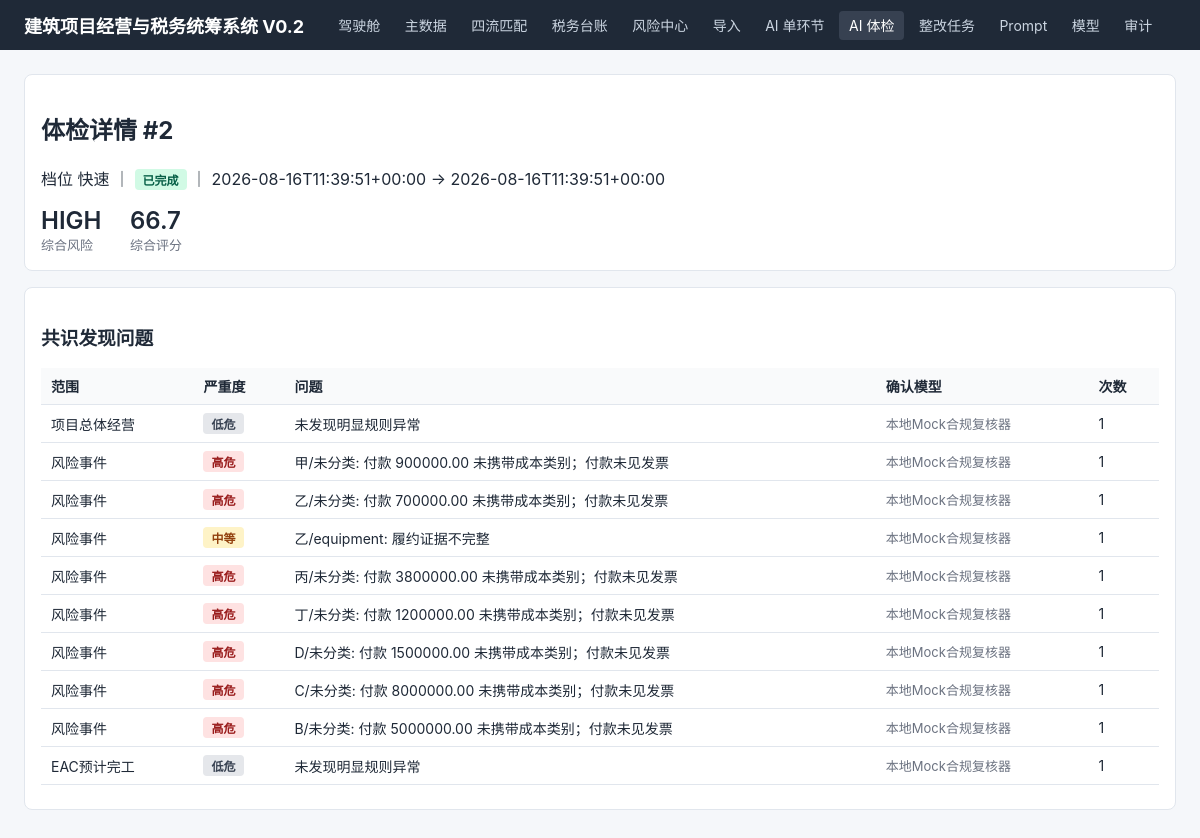
Page /health-check/2 on the committed database.
### app/models.py (models this page shows)
class AIReviewBatch(Base):
    __tablename__ = "ai_review_batches"
    id: Mapped[int] = mapped_column(primary_key=True)
    project_id: Mapped[int] = mapped_column(ForeignKey("projects.id"), index=True)
    profile: Mapped[str] = mapped_column(String(30), default="standard", index=True)
    scopes_json: Mapped[str] = mapped_column(Text, default="[]")
    endpoint_ids_json: Mapped[str] = mapped_column(Text, default="[]")
    user_instruction: Mapped[str] = mapped_column(Text, default="")
    status: Mapped[str] = mapped_column(String(20), default="pending", index=True)
    created_at: Mapped[str] = mapped_column(String(30), default="")
    finished_at: Mapped[str] = mapped_column(String(30), default="")
    error_message: Mapped[str] = mapped_column(Text, default="")
    actor: Mapped[str] = mapped_column(String(80), default="anonymous", index=True)

class AIConsensusReport(Base):
    __tablename__ = "ai_consensus_reports"
    id: Mapped[int] = mapped_column(primary_key=True)
    batch_id: Mapped[int] = mapped_column(
        ForeignKey("ai_review_batches.id"), unique=True, index=True,
    )
    overall_risk: Mapped[str] = mapped_column(String(20), default="UNKNOWN")
    score: Mapped[Decimal] = mapped_column(Numeric(6, 2), default=Decimal("0"))
    summary: Mapped[str] = mapped_column(Text, default="")
    common_findings_json: Mapped[str] = mapped_column(Text, default="[]")
    differences_json: Mapped[str] = mapped_column(Text, default="[]")
    recommendations_json: Mapped[str] = mapped_column(Text, default="[]")
    data_gaps_json: Mapped[str] = mapped_column(Text, default="[]")

### app/routers/health_check.py (the view)
@router.get("/health-check/{batch_id}", response_class=HTMLResponse)
def health_check_detail(request: Request, batch_id: int):
    db = SessionLocal()
    batch = db.get(AIReviewBatch, batch_id)
    if not batch:
        db.close()
        return HTMLResponse("health check batch not found", status_code=404)
    project = db.get(Project, batch.project_id)
    jobs = db.execute(
        select(AIReviewJob)
        .where(AIReviewJob.batch_id == batch.id)
        .order_by(AIReviewJob.scope, AIReviewJob.endpoint_id)
    ).scalars().all()
    result_map: dict = {}
    endpoint_map = {
        e.id: e for e in db.execute(select(AIModelEndpoint)).scalars().all()
    }
    for j in jobs:
        rr = db.scalar(
            select(AIReviewResult).where(AIReviewResult.job_id == j.id)
        )
        result_map[j.id] = rr
    report = db.scalar(
        select(AIConsensusReport).where(AIConsensusReport.batch_id == batch.id)
    )
    common: list = []; differences: list = []
    recommendations: list = []; gaps: list = []
    if report:
        for key, target in (
            ("common_findings_json", common),
            ("differences_json", differences),
            ("recommendations_json", recommendations),
            ("data_gaps_json", gaps),
        ):
            try:
                target.extend(json.loads(getattr(report, key) or "[]"))
            except Exception:
                pass
    db.close()
    return templates.TemplateResponse(
        request,
        "health_check_detail.html",
    {
        "request": request, "batch": batch, "project": project,
        "jobs": jobs, "result_map": result_map,
        "endpoint_map": endpoint_map, "report": report,
        "common": common, "differences": differences,
        "recommendations": recommendations, "gaps": gaps,
        "scopes": SCOPES,
        "profile_labels": {"quick": "快速", "standard": "标准", "deep": "深度"},
    },
    )

### app/templates/health_check_detail.html (shortened to what this page needs)
{% extends "base.html" %}
{% block content %}
<div class="card">
<h2>体检详情 #{{ batch.id }}</h2>
<p>
档位 {{ profile_labels.get(batch.profile, batch.profile) }} ｜
        <span class="tag {% if batch.status == 'completed' %}green{% elif batch.status == 'failed' or batch.status == 'completed_with_errors' %}red{% else %}gray{% endif %}">
{% if batch.status == 'completed' %}已完成{% elif batch.status == 'failed' %}失败{% elif batch.status == 'completed_with_errors' %}完成有误{% else %}进行中{% endif %}
</span>
｜ {{ batch.created_at }} → {{ batch.finished_at }}
</p>
{% if report %}
<div class="kpi"><div class="v">{{ report.overall_risk }}</div><div class="l">综合风险</div></div>
<div class="kpi"><div class="v">{{ "%.1f"|format(report.score) }}</div><div class="l">综合评分</div></div>
{% endif %}
</div>
{% if report %}
<div class="card"><h3>共识发现问题</h3>
<table>
<thead><tr><th>范围</th><th>严重度</th><th>问题</th><th>确认模型</th><th>次数</th></tr></thead>
<tbody>
{% for f in common %}
<tr>
<td>{{ scopes.get(f.scope, f.scope) }}</td>
<td><span class="tag {% if f.severity in ('HIGH','CRITICAL') %}red{% elif f.severity == 'MEDIUM' %}yellow{% else %}gray{% endif %}">
{% if f.severity == 'CRITICAL' %}严重{% elif f.severity == 'HIGH' %}高危{% elif f.severity == 'MEDIUM' %}中等{% elif f.severity == 'LOW' %}低危{% else %}提示{% endif %}
</span></td>
<td>{{ f.issue }}</td>
<td class="muted">{{ f.confirmed_by|join(", ") }}</td>
<td>{{ f.count }}</td>
</tr>
{% endfor %}
</tbody>
</table>
</div>
{% endif %}
{% endblock %}

### app/templates/base.html (style rules this page uses)
:root { --bg:#f5f7fa;--card:#fff;--line:#e1e6ed;--text:#1f2937;--muted:#6b7280;--accent:#2563eb;--red:#dc2626;--yellow:#d97706;--green:#16a34a }
* { box-sizing:border-box }
body { font-family:-apple-system,BlinkMacSystemFont,"Segoe UI","PingFang SC",sans-serif;margin:0;background:var(--bg);color:var(--text) }
.card { background:var(--card);border:1px solid var(--line);border-radius:8px;padding:16px;margin-bottom:16px }
table { width:100%;border-collapse:collapse;margin:8px 0 }
th,td { text-align:left;padding:8px 10px;border-bottom:1px solid var(--line);font-size:14px }
th { background:#f9fafb;font-weight:600 }
.tag { display:inline-block;padding:2px 8px;border-radius:4px;font-size:12px;font-weight:600 }
.tag.red { background:#fee2e2;color:#991b1b }
.tag.yellow { background:#fef3c7;color:#92400e }
.tag.green { background:#d1fae5;color:#065f46 }
.tag.gray { background:#e5e7eb;color:#374151 }
.muted { color:var(--muted);font-size:13px }
.kpi { display:inline-block;margin-right:24px }
.kpi .v { font-size:24px;font-weight:600 }
.kpi .l { font-size:13px;color:var(--muted) }

### rows in the picture
AIReviewBatch: id "2", get "快速", created_at "2026-08-16T11:39:51+00:00", finished_at "2026-08-16T11:39:51+00:00"
AIConsensusReport: overall_risk "HIGH", score "66.7"

### other values in the picture
{{ scopes.get(f.scope, f.scope) }} "项目总体经营" "风险事件" "风险事件" "风险事件" "风险事件" "风险事件" "风险事件" "风险事件" "风险事件" "EAC预计完工"
{{ f.issue }} "未发现明显规则异常" "甲/未分类: 付款 900000.00 未携带成本类别；付款未见发票" "乙/未分类: 付款 700000.00 未携带成本类别；付款未见发票" "乙/equipment: 履约证据不完整" "丙/未分类: 付款 3800000.00 未携带成本类别；付款未见发票" "丁/未分类: 付款 1200000.00 未携带成本类别；付款未见发票" "D/未分类: 付款 1500000.00 未携带成本类别；付款未见发票" "C/未分类: 付款 8000000.00 未携带成本类别；付款未见发票" "B/未分类: 付款 5000000.00 未携带成本类别；付款未见发票" "未发现明显规则异常"
{{ f.confirmed_by|join(", ") }} "本地Mock合规复核器" "本地Mock合规复核器" "本地Mock合规复核器" "本地Mock合规复核器" "本地Mock合规复核器" "本地Mock合规复核器" "本地Mock合规复核器" "本地Mock合规复核器" "本地Mock合规复核器" "本地Mock合规复核器"
{{ f.count }} "1" "1" "1" "1" "1" "1" "1" "1" "1" "1"
